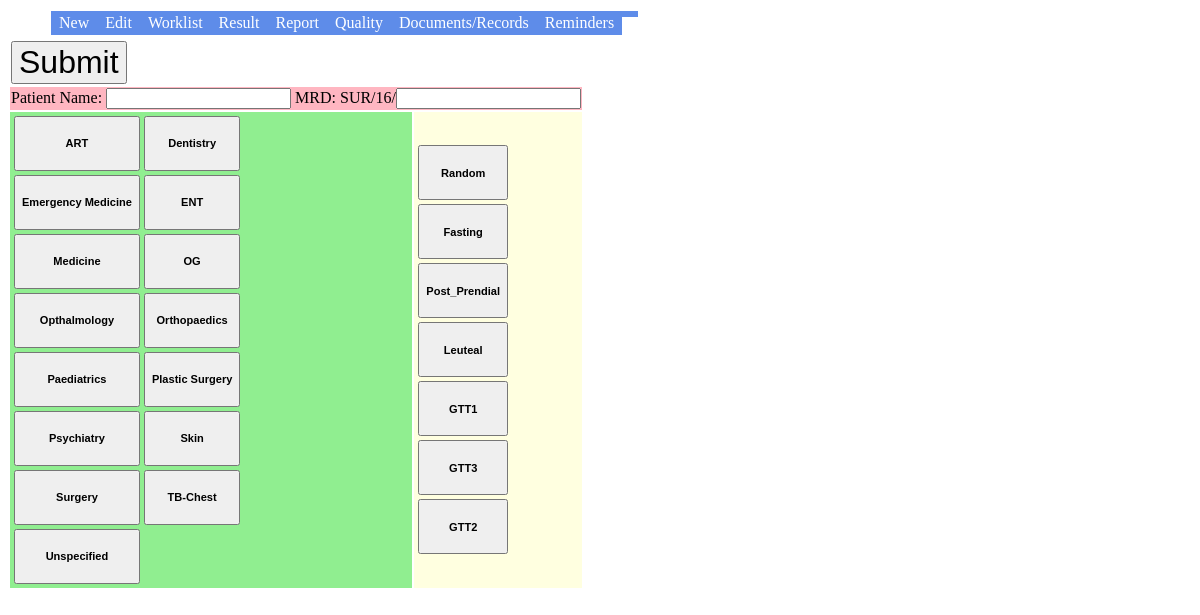
/new_request_barcode_general_option2_OPD.php, run on the app's committed database.
### tables this page shows
CREATE TABLE `clinician` (
  `clinician` varchar(30) NOT NULL,
  `code` varchar(30) NOT NULL,
  PRIMARY KEY (`clinician`)
);

CREATE TABLE `sample_details` (
  `sample_details` varchar(30) DEFAULT NULL
);

### new_request_barcode_general_option2_OPD.php (the view, shortened to what this page needs)
<?php
echo '<html>';
echo '<head>';
echo '</head>';
echo '<body>';
include 'common.php';
function list_department()
{
	$sql='select * from clinician order by clinician';
	$link=start_nchsls();
	$result=mysql_query($sql,$link);
	echo '<table>';
	$i=1;
	while($clinician_array=mysql_fetch_assoc($result))
	{
		if($i%2==1){echo '<tr>';}
		echo '<td>';
		echo '<button	style="width:100%;"
						id		="'.$clinician_array['clinician'].'"
						type	=button
						class	=department
						name	=department
						value	=\''.$clinician_array['clinician'].'\'';
				echo	'onclick	="my_radio(\''.$clinician_array['clinician'].'\',\'department\',\'selected_department\')"';
				echo 	'><h5>'
						.$clinician_array['clinician'].
						'</h5></button>';
		echo '</td>';
		if($i%2==0){echo '</tr>';}
		$i=$i+1;
	}
	echo '</table>';
}
function list_sample_details()
{
	$sql='select * from sample_details';
	$link=start_nchsls();
	$result=mysql_query($sql,$link);
	echo '<table>';
	$i=1;
	while($sample_details_array=mysql_fetch_assoc($result))
	{
		echo '<td>';
		echo '<button	style="width:100%"
						id		="'.$sample_details_array['sample_details'].'"
						type	=button
						class	=sample_details
						name	=sample_details
						value	=\''.$sample_details_array['sample_details'].'\'
						onclick	="my_radio(\''.$sample_details_array['sample_details'].'\',\'sample_details\',\'selected_sample_details\')"><h5>'
						.$sample_details_array['sample_details'].
			'</h5></button>';
		echo '</td>';
		if($i%1==0){echo '</tr>';}
		$i=$i+1;
	}
	echo '</table>';
}
function get_patient_data()
{
		echo	'<table   style="background:light;"><form method=post>';
		echo '<tr>';
		echo'				<td>
								<button type=submit name=action value=insert_new_1 style="font-size:200%;">Submit</button>
							</td>';
		echo '</tr>
					<tr  style="background:lightpink;">
						<td colspan=10 >Patient Name: <input  type=text name=name> MRD: SUR/'.date("y").'/<input onblur="checkInp(\'mrd\')" type=number id=mrd name=mrd size=10 maxlength=8></td>
					</tr>
					<tr>';
		echo 	'<td  style="background:lightgreen;">
							<input type=hidden readonly id="selected_department" name="selected_department"/>';
							list_department();
		echo 			'</td>';
		echo '				<td   style="background:lightyellow;">
							<input type=hidden readonly id="selected_sample_details" name="selected_sample_details"/>';
							list_sample_details();
}
if(isset($_POST['action']))
{
	if($_POST['action']=='insert_new_1')
	{
			if(	strlen($_POST['name'])==0 				||
				strlen($_POST['mrd'])==0 				||
				is_str_digit($_POST['mrd'])==FALSE		||
				strlen($_POST['selected_department'])==0||
				strlen($_POST['selected_unit'])==0 		||
				strlen($_POST['selected_location'])==0	||
				strlen($_POST['selected_sample_details'])==0
				)
		{
			echo "<h3>Something was not selected/filled at all. Re enter</h3><br>";
			get_patient_data();
		}
		else
		{
		echo '<form method=post>';
		echo '<table><tr>';
		echo '<td><input type=text readonly name=name value=\''.$_POST['name'].'\'></td>';
		echo '<td><input type=text readonly name=mrd value=\''.$_POST['mrd'].'\'></td>';
		echo '<td><input type=text readonly name=selected_department  value=\''.$_POST['selected_department'].'\'></td>';
		echo '<td><input type=text readonly name=selected_unit value=\''.$_POST['selected_unit'].'\'></td>';
		echo '<td><input type=text readonly name=selected_location value=\''.$_POST['selected_location'].'\'></td>';
		echo '<td><input type=text readonly name=selected_sample_details value=\''.$_POST['selected_sample_details'].'\'></td>';
		echo '</tr><tr>';
		get_examination_data_grand();
		echo '</form>';
		}
	}
	if($_POST['action']=='insert_new_2')
	{
		if(insert_required_samples($_POST)===FALSE)
		{
			echo "<h3>Something was not selected/filled at all. Re enter</h3><br>";
		}
		echo '<form method=post>';
		get_patient_data();
		echo '</form>';
	}
}
else
{
	get_patient_data();
}
?>

### data on the page
clinician: clinician "ART"
clinician: clinician "Dentistry"
clinician: clinician "Emergency Medicine"
clinician: clinician "ENT"
clinician: clinician "Medicine"
clinician: clinician "OG"
clinician: clinician "Opthalmology"
clinician: clinician "Orthopaedics"
clinician: clinician "Paediatrics"
clinician: clinician "Plastic Surgery"
clinician: clinician "Psychiatry"
clinician: clinician "Skin"
clinician: clinician "Surgery"
clinician: clinician "TB-Chest"
clinician: clinician "Unspecified"
sample_details: sample_details "Random"
sample_details: sample_details "Fasting"
sample_details: sample_details "Post_Prendial"
sample_details: sample_details "Leuteal"
sample_details: sample_details "GTT1"
sample_details: sample_details "GTT3"
sample_details: sample_details "GTT2"
